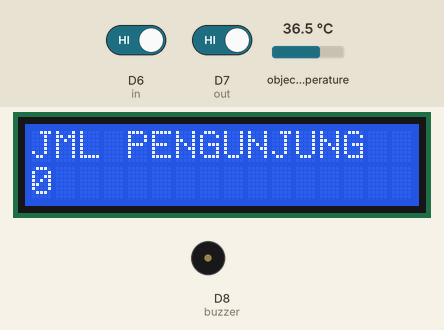
Recording of a sketch running on a simulated ESP8266 (NodeMCU). Parts: 16×2 character LCD, buzzer (waves = sounding, pin HIGH). Inputs (shaded band) come from the test bench; at power-on: D6 (in) HIGH, D7 (out) HIGH, object temperature 36.5 °C. WiFi joins after 1.5 s; servers stay silent unless stated; uploads are accepted with an empty reply; what the sketch prints to the serial monitor is not drawn.

Above: at 12.1 s.
12.2 s: D6 (in) driven LOW
At 12.7 s:
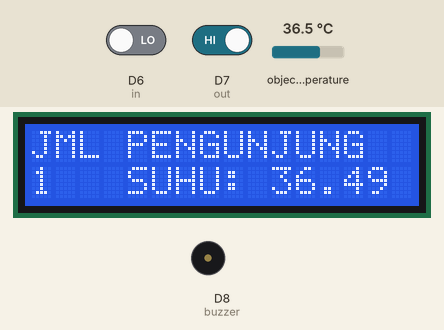
At 14.38 s:
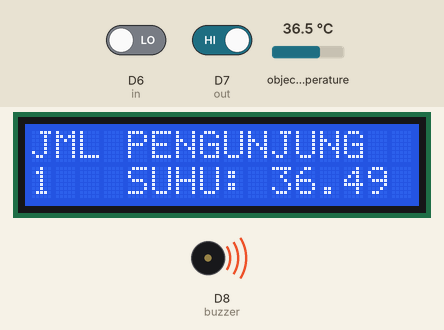
16.7 s: D7 (out) driven LOW
At 17.7 s:
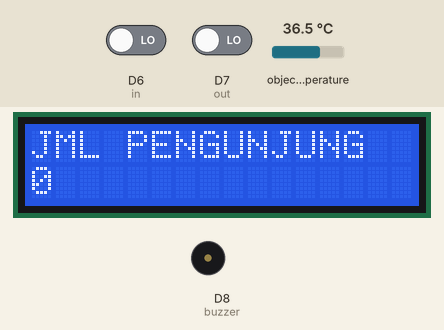
Timing chart, 0 to 19.7 s (numbered marks = the images above; inputs shaded):
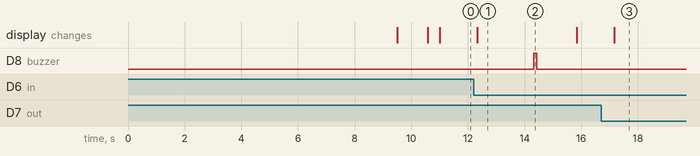

Measured:
- after the input at 12.2 s, D8 (buzzer): LOW → HIGH after 2.1 s, → LOW 0.10 s later; the display: changes after 0.13 s (image 1)
- after the input at 16.7 s, the display: changes after 0.47 s (image 3)
- what the display in image 1 shows lasts 3.5 s, from 12.3 s to 15.8 s

The sketch:

counter2.ino
```cpp
//library lcd i2c
#include <LiquidCrystal_I2C.h>
LiquidCrystal_I2C lcd(0x27, 16, 2);

//library sensor suhu
#include <Adafruit_MLX90614.h>
Adafruit_MLX90614 mlx = Adafruit_MLX90614();

//library Wifi
#include <ESP8266WiFi.h>
#include <ESP8266WiFiMulti.h>
#include <ESP8266HTTPClient.h>

#define USE_SERIAL Serial
ESP8266WiFiMulti WiFiMulti;
HTTPClient http;

//Alamat pengirim data
String jumlah_awal = "http://mmctegal.xyz/data/get_jumlah?ket=1";
String simpan = "http://mmctegal.xyz/data/save?ket=";
String respon, tb_masuk = "tb_masuk", tb_keluar = "tb_keluar";

String jumlah;

//Sensor Infrared
#define in D6
#define out D7

float suhu = 0;

int count = 0, st_masuk = 0, st_keluar = 0;

//Buzzer
#define buzzer D8

void setup() {
  Serial.begin(115200);
  USE_SERIAL.begin(115200);
  USE_SERIAL.setDebugOutput(false);


  for(uint8_t t = 3; t > 0; t--){
    USE_SERIAL.printf("[SETUP] Tunggu %d...\n",t);
    USE_SERIAL.flush();
    delay(1000);
  }

  WiFi.mode(WIFI_STA);
  WiFiMulti.addAP("password?", "12345678");

//cek koneksi wifi
  for (int u = 1; u <= 5; u++)
  {
    if((WiFiMulti.run() == WL_CONNECTED))
    {
      USE_SERIAL.println("Wifi Connected");
      USE_SERIAL.flush();
      delay(1000);
    }
    else
    {
      Serial.println("Wifi Disconnected");
      delay(1000);
    }
  }

  Serial.print("IP Address : ");
  Serial.println(WiFi.localIP());

  mlx.begin();

  // put your setup code here, to run once:
  lcd.begin();
  lcd.backlight();
  delay(1000);

  //  Inisialisasi infrared sebagai inputan
  pinMode(in, INPUT);
  pinMode(out, INPUT);

  lcd.print("Jumlah Orang");
  lcd.setCursor(0,1);

  get_jumlah();
  lcd.print(count);
  pinMode(buzzer, OUTPUT);
}

void loop() {
  suhu = mlx.readObjectTempC();

  // put your main code here, to run repeatedly:
  if(digitalRead(in) == LOW){
    if (st_masuk == 0) {
      if (count < 30) {
        if (suhu >= 34 && suhu <= 38) {
          IN();
          buzzerNormal();

          kirim_db(suhu, tb_masuk);
        } else {
          Serial.println("Maaf suhu anda tidak normal");
          Serial.print("Suhu : ");
          Serial.println(suhu);
          lcd.clear();
          lcd.print("SUHU UPNORMAL !!");
          lcd.setCursor(0,1);
          lcd.print("SUHU : ");
          lcd.setCursor(7,1);
          lcd.print(suhu);
          buzzerUpnormal();
          delay(2000);
        }
      }
      else {
        Serial.println("Sudah 30 orang");
      }

      st_masuk = 1;
    }
    else {
      Serial.println("Anda sudah dihitung !!");
    }
  }
  else {
    st_masuk = 0;
  }

  if(digitalRead(out) == LOW){
    if (st_keluar == 0) {
      if (count > 0) {
        OUT();

        kirim_db(1, tb_keluar);
      }
      else {
        Serial.println("Sorry !!");
      }

      st_keluar = 1;
    }
    else {
      Serial.println("Anda sudah dihitung !!");
    }
  }
  else {
    st_keluar = 0;
  }

  if(count == 30){
    lcd.clear();
    lcd.print("RUANGAN PENUH");
    lcd.setCursor(0,1);
    lcd.print(count);
    delay(300);
  } else {
    lcd.clear();
    lcd.print("JML PENGUNJUNG");
    lcd.setCursor(0,1);
    lcd.print(count);
    delay(300);
  }

  delay(1000);
}

void IN()
{
  count++;
  lcd.clear();
  lcd.print("JML PENGUNJUNG");
  lcd.setCursor(0,1);
  lcd.print(count);
  lcd.setCursor(4,1);
  lcd.print("SUHU: ");
  lcd.setCursor(10,1);
  lcd.print(suhu);

  Serial.println("Pengunjung masuk");
  Serial.print("Jumlah orang : ");
  Serial.println(count);
  Serial.print("Suhu badan : ");
  Serial.println(suhu);

  delay(2000);
}

void OUT()
{
  count--;
  lcd.clear();
  lcd.print("JML PENGUNJUNG");
  lcd.setCursor(0,1);
  lcd.print(count);

  Serial.println("Pengunjung keluar");
  Serial.print("Jumlah orang : ");
  Serial.println(count);

  delay(2000);
}

void kirim_db(float ket, String table_insert) {
  if ((WiFiMulti.run() == WL_CONNECTED))
  {
    http.begin(simpan + (String) ket +"&table_insert=" + (String) table_insert);

    USE_SERIAL.print("[HTTP] menyimpan ke database ...\n");
    int httpCode = http.GET();

    if(httpCode > 0)
    {
      USE_SERIAL.printf("[HTTP] kode response GET : %d\n", httpCode);

      if(httpCode == HTTP_CODE_OK)
      {
        respon = http.getString();
        USE_SERIAL.println("Jumlah pengunjung : " + String(count));
        delay(200);
      }
    }
    else
    {
      USE_SERIAL.printf("[HTTP] Simpan data gagal, error: %s\n", http.errorToString(httpCode).c_str());
    }
    http.end();
  }
}

// FUNGSI get_jumlah() untuk mengirim data ke dalam website
void get_jumlah() {
  if ((WiFiMulti.run() == WL_CONNECTED))
  {
    http.begin(jumlah_awal);

    USE_SERIAL.print("[HTTP] get jumlah dari database ...\n");
    int httpCode = http.GET();

    if(httpCode > 0)
    {
      USE_SERIAL.printf("[HTTP] kode response GET : %d\n", httpCode);

      if(httpCode == HTTP_CODE_OK)
      {
        jumlah = http.getString();
        count = jumlah.toInt();
        USE_SERIAL.println("Jumlah pengunjung : " + jumlah);
        delay(200);
      }
    }
    else
    {
      USE_SERIAL.printf("[HTTP] get jumlah gagal, error: %s\n", http.errorToString(httpCode).c_str());
    }
    http.end();
  }
}

void buzzerNormal(){
  digitalWrite(buzzer, HIGH);
  delay(100);
  digitalWrite(buzzer, LOW);
  delay(1000);
}

void buzzerUpnormal(){
  digitalWrite(buzzer, HIGH);
  delay(1000);
  digitalWrite(buzzer, LOW);
  delay(1000);
}
```
